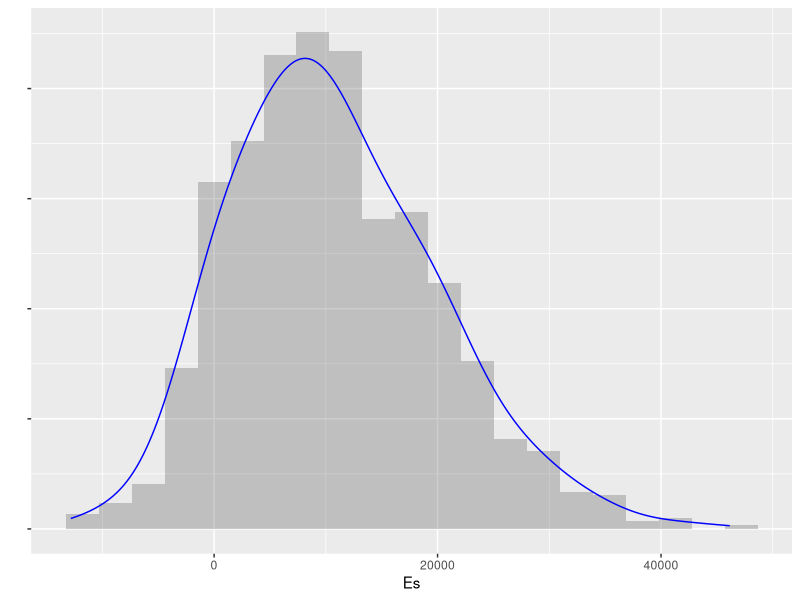
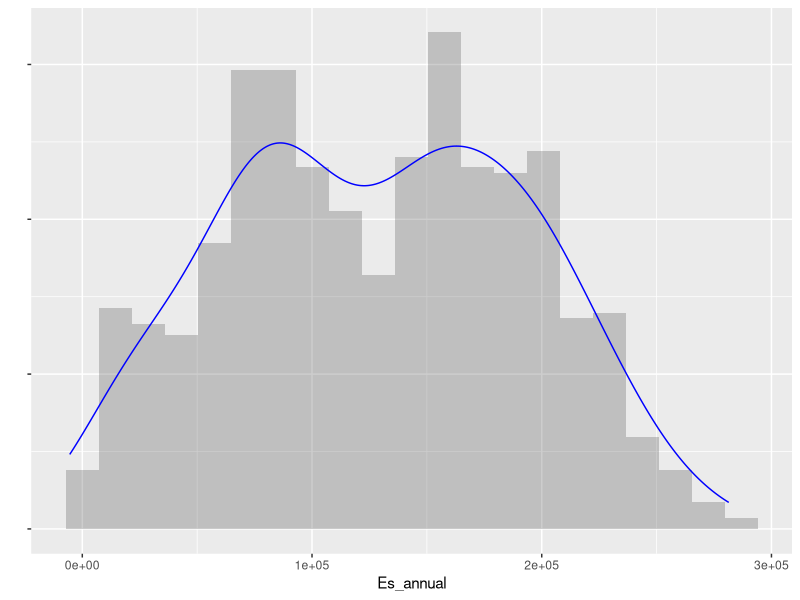

Recreate these plots in R, in order.
rm(list = ls())

# Economics  			Probability
# Non-Labor Costs	3995	/month		Constant
# Labor Costs	5040	/month		Uniform
# 6860	/month
# Meal Revenue	20	/meal		0.25
# 18.5	/meal		0.35
# 16.5	/meal		0.3
# 15	/meal		0.1
# Number Meals	3000	/month	(mean)	Normal
# 1000	/month	(stdev)
# Unit Meal Cost	11	/meal		Constant

########################################################
# User input
########################################################

non_labor_cost <- 3995          # constant
labor_cost <- c(5040,6860)      # uniform

price <- c(20,18.5,16.5,15)     # discrete values
price_prob <- c(.25,.35,.3,.1)  # discrete probs

nr_meals <- c(3000,1000)        # normal

cost <- 11                      # constant
nr_sim <- 1000                  # constant

Es <- (price - cost)*nr_meals - cost - non_labor_cost

########################################################
# Running simulation with user input
########################################################
options(digits = 7)

# res <- matrix(NA,nrow = length(q), ncol = nr_sim)

labor_cost_sim <- runif(10, labor_cost[1], labor_cost[2])
nr_meals_sim <- rnorm(nr_sim,nr_meals[1],nr_meals[2])

price_sim <- sample(price, nr_sim, replace = TRUE, prob = price_prob)
# table(price_sim)

Es <- (price_sim - cost)*nr_meals_sim - labor_cost_sim - non_labor_cost

mean(Es)
sd(Es)

sum(Es < 5000) / length(Es)
sum(Es > 6667) / length(Es)


# could probably do this in dplyr easily
# generate one set of sims and then `gather`
# into long format
# then calculate profit per row
# calculate profits (exp, high, low) per level of q

require(ggplot2)
# require(dplyr)
# require(tidyr)

Es <- data.frame(Es = Es)
bw <- diff(range(Es, na.rm = TRUE)) / 20

# histogram of profits
ggplot(Es, aes(x=Es)) + geom_histogram(aes(y = ..density..), binwidth = bw, alpha = .3) + geom_density(adjust=1.5, color = "blue", alpha=.3) + labs(y = "") + theme(axis.text.y = element_blank())


# Annual

nr_meals_sim <- rnorm(nr_sim*12,nr_meals[1],nr_meals[2])
nr_meals_sim <- matrix(nr_meals_sim, nrow = nr_sim, ncol = 12)

Es <- (price_sim - cost)*nr_meals_sim - labor_cost_sim - non_labor_cost
dim(Es)

Es_annual <- rowSums(Es)

mean(Es_annual)
sd(Es_annual)

Es_annual <- data.frame(Es_annual = Es_annual)
bw <- diff(range(Es_annual, na.rm = TRUE)) / 20

# histogram of profits
ggplot(Es_annual, aes(x=Es_annual)) + geom_histogram(aes(y = ..density..), binwidth = bw, alpha = .3) + geom_density(adjust=1.5, color = "blue", alpha=.3) + labs(y = "") + theme(axis.text.y = element_blank())
